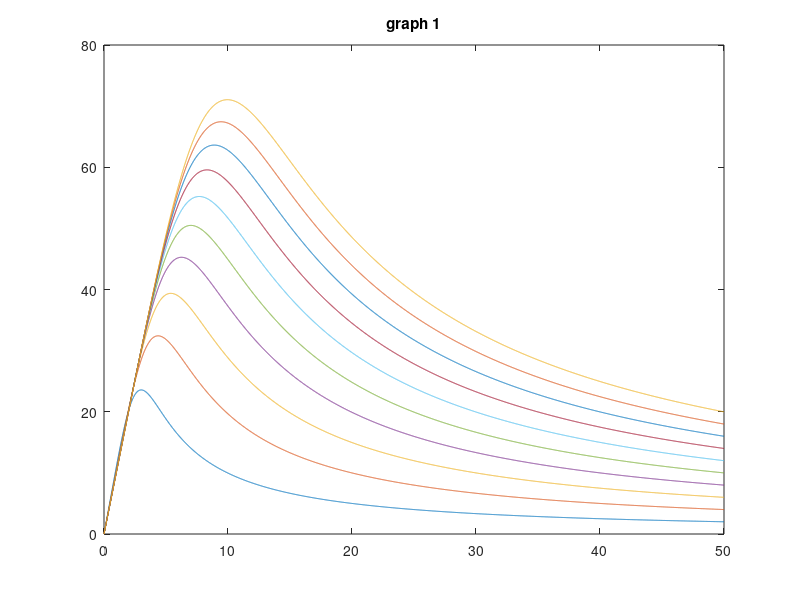
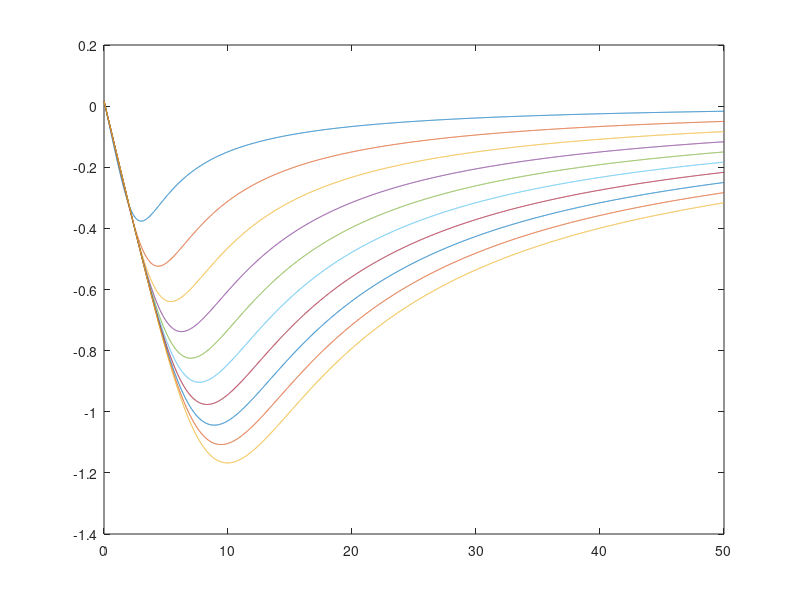

Recreate these plots in MATLAB, in order. (Note: this script raises an error after producing the figures.)
clc;
clear;
Vo=1;
n=0:0.01:50;
Zl=0.1;
E=10;
theta=90;
theta2=30;
T=60;
%V=sin(2*pi.*n);
Z2=1:1:10;

for Z=1:1:10
V1=(n.*E*Z)./sqrt((n.^4)*(Zl^2)+2*Z*Zl*(cos(theta-theta2))+Z^2);
figure(1),
plot(n,V1);
hold on
figure(2)
plot(n,(Vo-V1)/T);
hold on
end

figure(1)
title("graph 1");
legend(Z2);
ylabel("Load Voltage V'");
xlabel("Turns Ratio(n)");
hold on
figure(2);
title("graph 2");
legend(Z2);
ylabel(" Rate of change of turn Ration dn/dt");
xlabel("Turns Ratio(n)");
hold on
